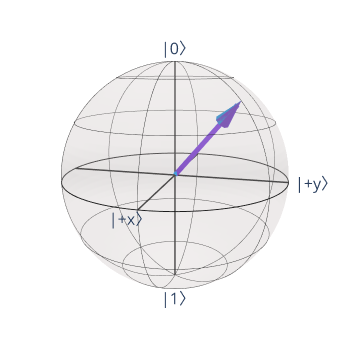

Notebook source saved alongside this figure:
### Code cell
from kaleidoscope import bloch_sphere

bloch_sphere([psi, psi_hat])
